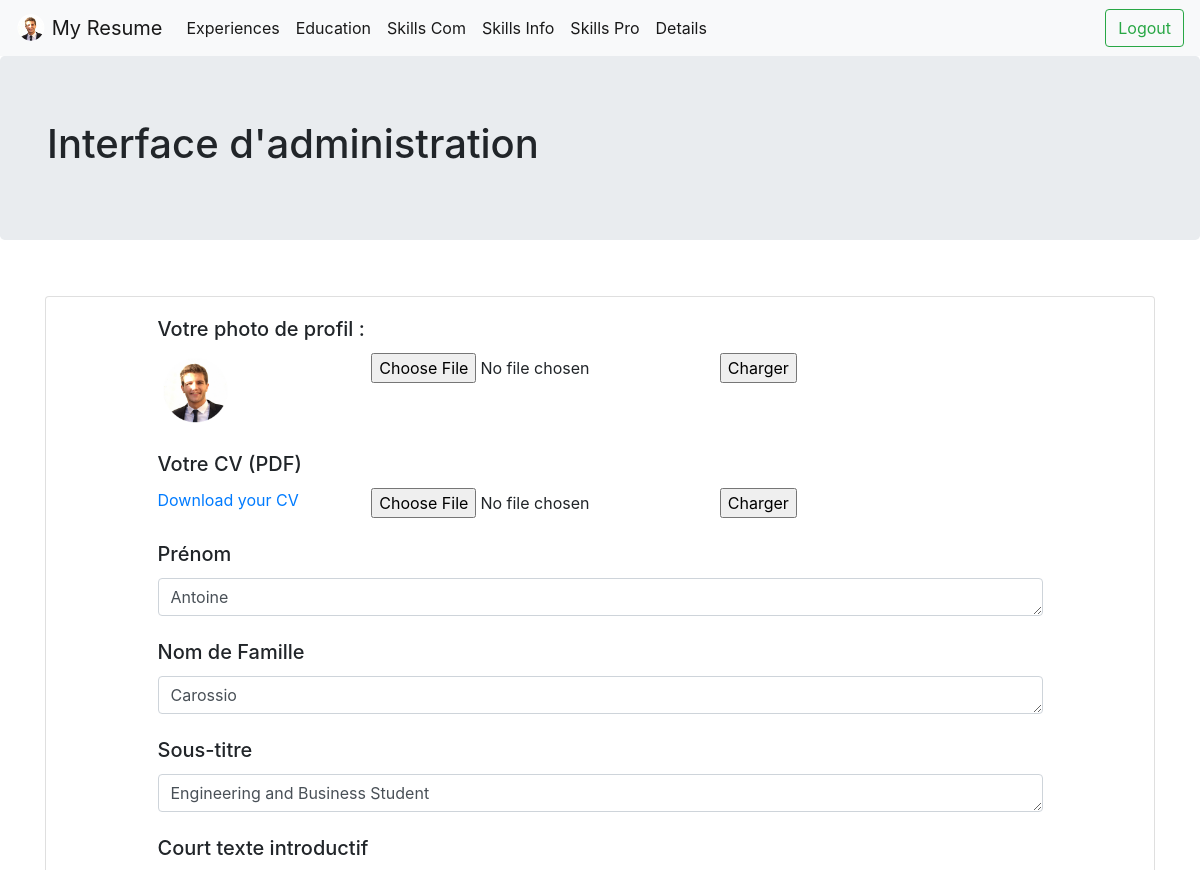
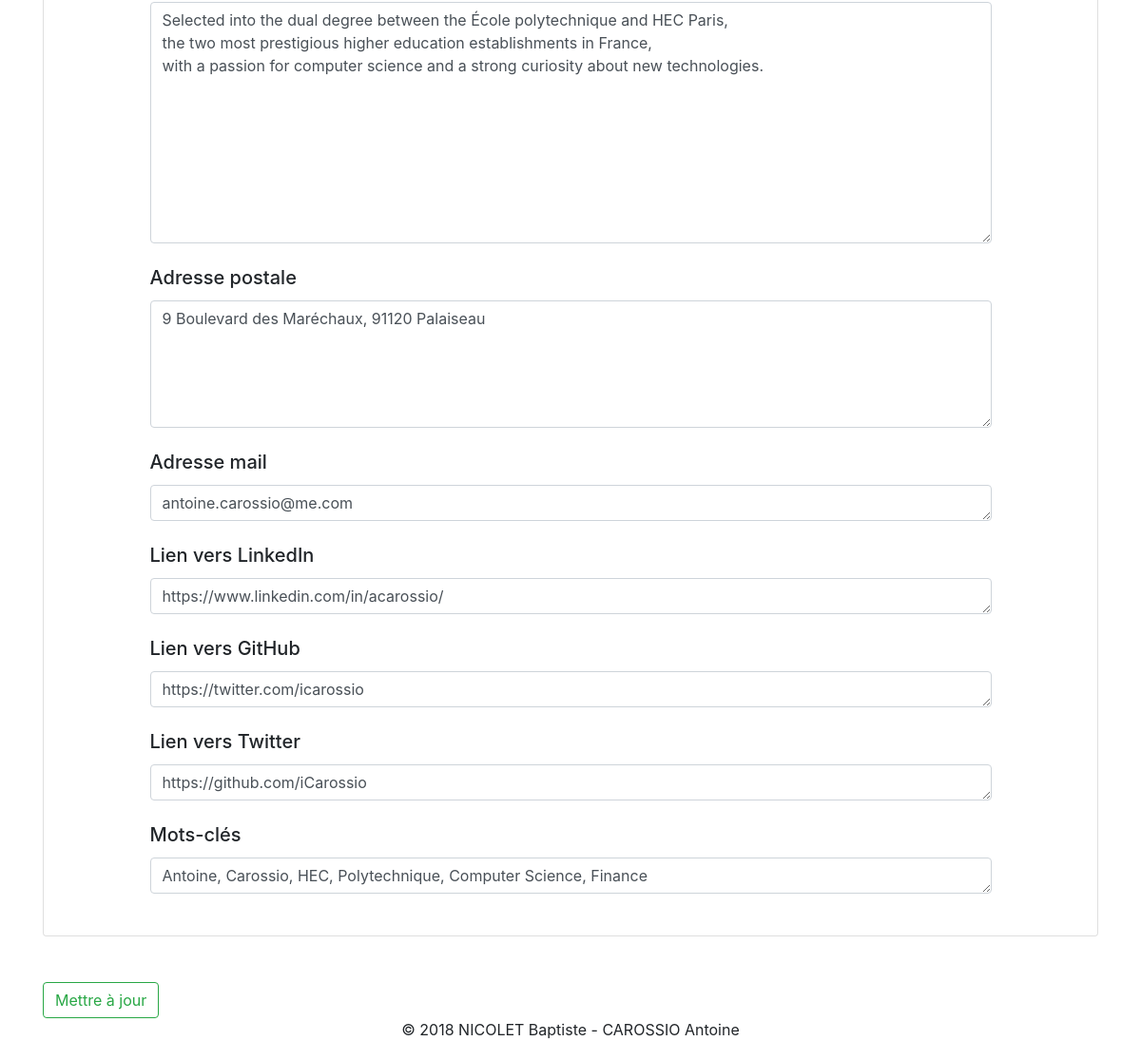
Page /admin/index.php?page=details (signed in) on the committed database (2 pictures, top to bottom).
### tables this page shows
CREATE TABLE `details` (
  `id` smallint(5) UNSIGNED NOT NULL,
  `name` varchar(50) NOT NULL,
  `surname` varchar(50) NOT NULL,
  `summary` varchar(100) NOT NULL,
  `description` text NOT NULL,
  `address` text NOT NULL,
  `mail` varchar(50) NOT NULL,
  `linkedin` varchar(255) NOT NULL,
  `github` varchar(255) NOT NULL,
  `twitter` varchar(255) NOT NULL,
  `keywords` text NOT NULL,
  `userid` varchar(30) NOT NULL
);

### www/admin/login.php (called while the page is built, shortened)
<?php
	function login(){
		require('../../private/db_connection.php');
		if(isset($_COOKIE['login']) and isset($_COOKIE['password'])){
			$query = "SELECT mdp FROM users WHERE login=?";
			$req=$cnx->prepare($query);
			$req->execute(array($_COOKIE['login']));
			$data = $req->fetch();
			if($data[0] == $_COOKIE['password']){
				return true;
			}else{
				return false;
			}
		}
		return false;
	}
?>

### www/admin/tables/details.php (the view, shortened to what this page needs)
<?php
if(login()){
	$query="SELECT * FROM details WHERE userid = '".htmlspecialchars($_COOKIE['login'])."'";
	$answer=$cnx->query($query);
	$data = $answer->fetch();
	echo"
		<br/>
		<div class='card' id='card1'>
			<div class='card-body'>
				<div class='row'>
					<div class='col-md-1'></div>
					<div class='col-md-10' id='1'>
						<h5 class='card-title'>Votre photo de profil : </h5>
						<div class='row'>
							<div class='col-md-3'>
				            	<div class='timeline-logo' id='logo1'>
				            		<img src='../../assets/images/profile/".$_COOKIE['login'].".png' onerror='this.src=\"img/profile.png\"' alt='profile1'>
				            	</div>
				            </div>
				            <div class='cold-md-9'>
								<form id='uploadfile1'  method='post' enctype='multipart/form-data'>
									<input type='file' name ='file'>
									<input type='submit' value='Charger' class='upload'>
								</form>
							</div>
						</div>
						<br/>
						<h5 class='card-title'>Votre CV (PDF)</h5>
						<div class='row'>
							<div class='col-md-3'>
				            	<div id='cv".$data['id']."'>
				            		<a href='../../assets/resumes/".$_COOKIE['login'].".pdf' target='blank'>Download your CV</a>
				            	</div>
				            </div>
				            <div class='cold-md-9'>
								<form id = 'uploadfile2' method='post' enctype='multipart/form-data'>
									<input type='file' name ='file'>
									<input type='submit' value='Charger' class='upload'>
								</form>
							</div>
						</div>
						<br/>
						<h5 class='card-title'>Prénom</h5>
						<textarea rows='1' cols = '50' class='form-control mr-sm-2' name='name'>".htmlspecialchars($data['name'])."</textarea><br>
						<h5 class='card-title'>Nom de Famille</h5>
						<textarea rows='1' cols = '50' class='form-control mr-sm-2' name='surname'>".htmlspecialchars($data['surname'])."</textarea><br>
						<h5 class='card-title'>Sous-titre</h5>
						<textarea rows='1' cols = '50' class='form-control mr-sm-2' name='summary'>".htmlspecialchars($data['summary'])."</textarea><br>
						<h5 class='card-title'>Court texte introductif</h5>
						<textarea rows='10' cols = '50' class='form-control mr-sm-2' name='description'>".htmlspecialchars($data['description'])."</textarea><br>
						<h5 class='card-title'>Adresse postale</h5>
						<textarea rows='5' cols = '50' class='form-control mr-sm-2' name='address'>".htmlspecialchars($data['address'])."</textarea><br>
						<h5 class='card-title'>Adresse mail</h5>
						<textarea rows='1' cols = '50' class='form-control mr-sm-2' name='mail'>".htmlspecialchars($data['mail'])."</textarea><br>
						<h5 class='card-title'>Lien vers LinkedIn</h5>
						<textarea rows='1' cols = '50' class='form-control mr-sm-2' name='linkedin'>".htmlspecialchars($data['linkedin'])."</textarea><br>
						<h5 class='card-title'>Lien vers GitHub</h5>
						<textarea rows='1' cols = '50' class='form-control mr-sm-2' name='github'>".htmlspecialchars($data['github'])."</textarea><br>
						<h5 class='card-title'>Lien vers Twitter</h5>
						<textarea rows='1' cols = '50' class='form-control mr-sm-2' name='twitter'>".htmlspecialchars($data['twitter'])."</textarea><br>
						<h5 class='card-title'>Mots-clés</h5>
						<textarea rows='1' cols = '50' class='form-control mr-sm-2' name='keywords'>".htmlspecialchars($data['keywords'])."</textarea><br>
					</div>
					<div class='col-md-1'></div>
				</div>
			</div>
		</div>
		<br/><br/>
	";
	echo "<button id='update' name='details' class='btn btn-outline-success my-2 my-sm-0'>Mettre à jour </button> <br/>";
}else{
	header('Location: ../logout.php');
}
?>

### www/admin/css/main.css (style rules this page uses)
.timeline-logo img { height: 75px !important; width: auto !important; }

### rows in the picture
details: name "Antoine", surname "Carossio", summary "Engineering and Business Student", description "Selected into the dual degree between the École polytechnique and HEC Paris, the two most prestigious higher education establishments in France, with a passion for computer science and a strong curiosity about new technologies.", address "9 Boulevard des Maréchaux, 91120 Palaiseau", mail "antoine.carossio@me.com", linkedin "https://www.linkedin.com/in/acarossio/", github "https://twitter.com/icarossio", twitter "https://github.com/iCarossio", keywords "Antoine, Carossio, HEC, Polytechnique, Computer Science, Finance"
